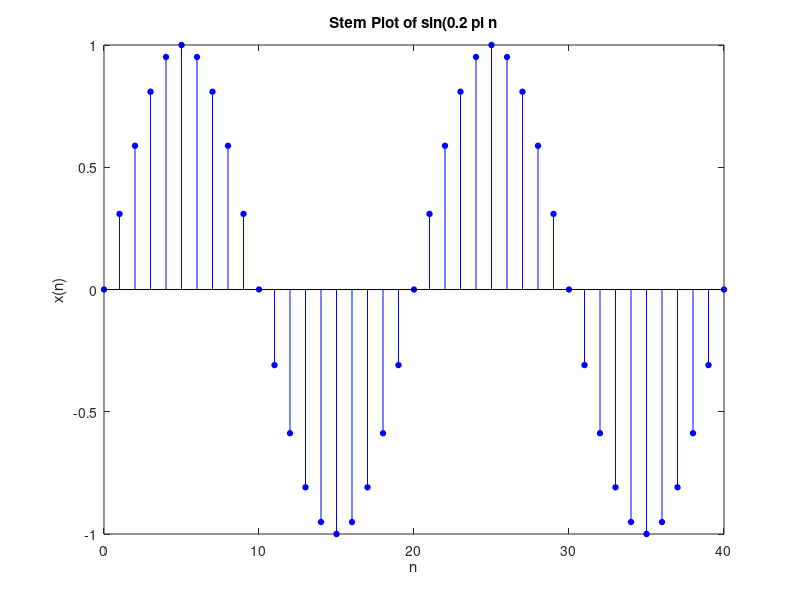

This figure's MATLAB source:
n = 0:1:40; % sample index from 0 to 20
x = sin(0.1*pi*n); % Evaluate sin(0.2 pi n)
Hs = stem(n, x, 'b', 'filled'); % Stem-plot with
set(Hs, 'markersize', 4); % Change circle size
xlabel('n'); ylabel('x(n)'); % Label axis
title('Stem Plot of sin(0.2 pi n'); % Title plot